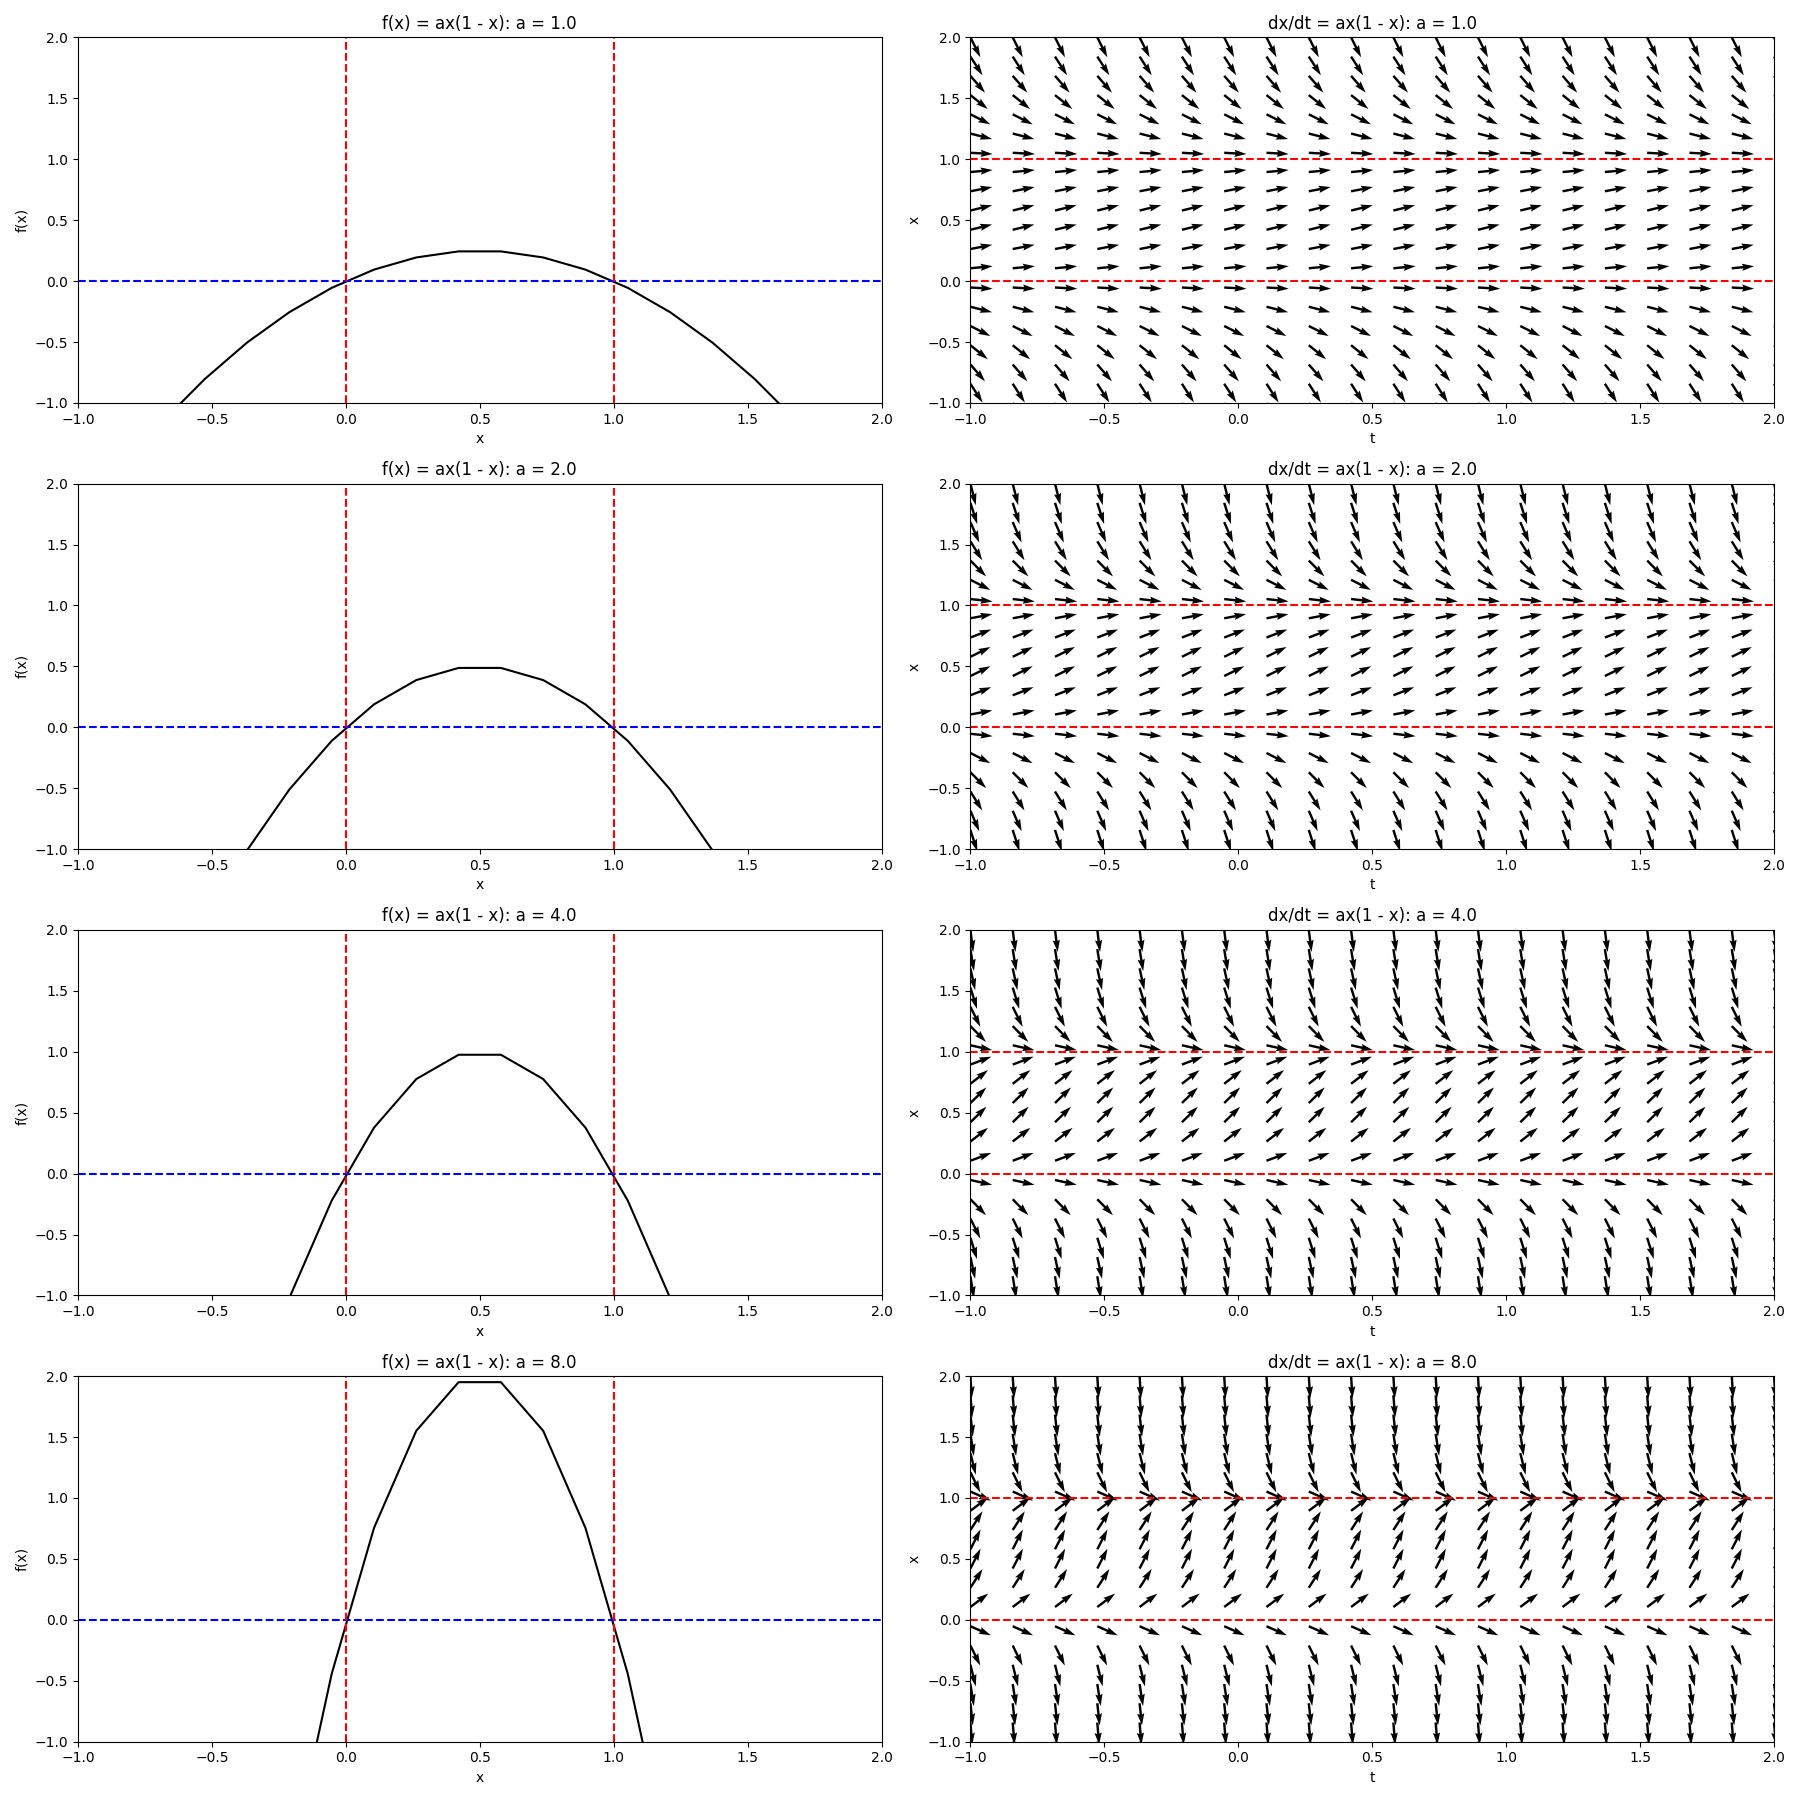

Recreate this plot in Python.
import numpy as np
import matplotlib.pyplot as plt


def logistic_eqn(x, a):
    return a * x * (1 - x)


if __name__ == "__main__":
    # dx/dt = ax(1 - x)
    # 横軸: t, 縦軸: x について、各点における接線をベクトル場として描画する
    a_ = [1.0, 2.0, 4.0, 8.0]
    x = np.linspace(-1, 2, 20)
    t = np.linspace(-1, 2, 20)
    X, T = np.meshgrid(x, t)

    fig = plt.figure(figsize=(18, 18))
    for n, a in enumerate(a_):
        DX = logistic_eqn(X, a)
        DT = np.ones_like(T)
        M = np.hypot(DX, DT)
        DX /= M
        DT /= M

        # Plot
        ax = fig.add_subplot(4, 2, 2 * n + 2)
        ax.quiver(T, X, DT, DX, color="black")
        # ax.quiver(T, X, DT, DX, M, pivot="mid", color="black")
        ax.set_xlabel("t")
        ax.set_ylabel("x")
        ax.set_xlim(-1, 2)
        ax.set_ylim(-1, 2)
        ax.set_title(f"dx/dt = ax(1 - x): a = {a}")

        # x = 0, 1 に水平線を描画
        ax.hlines(0, -1, 2, "r", linestyles="--")
        ax.hlines(1, -1, 2, "r", linestyles="--")

        ax = fig.add_subplot(4, 2, 2 * n + 1)
        y = logistic_eqn(x, a)
        ax.plot(x, y, "k")
        ax.set_xlabel("x")
        ax.set_ylabel("f(x)")
        ax.set_xlim(-1, 2)
        ax.set_ylim(-1, 2)
        ax.set_title(f"f(x) = ax(1 - x): a = {a}")
        ax.hlines(0, -1, 2, "b", linestyles="--")
        ax.vlines(0, -1, 2, "r", linestyles="--")
        ax.vlines(1, -1, 2, "r", linestyles="--")


    plt.tight_layout()
    plt.savefig("logistic_eqn.png")

